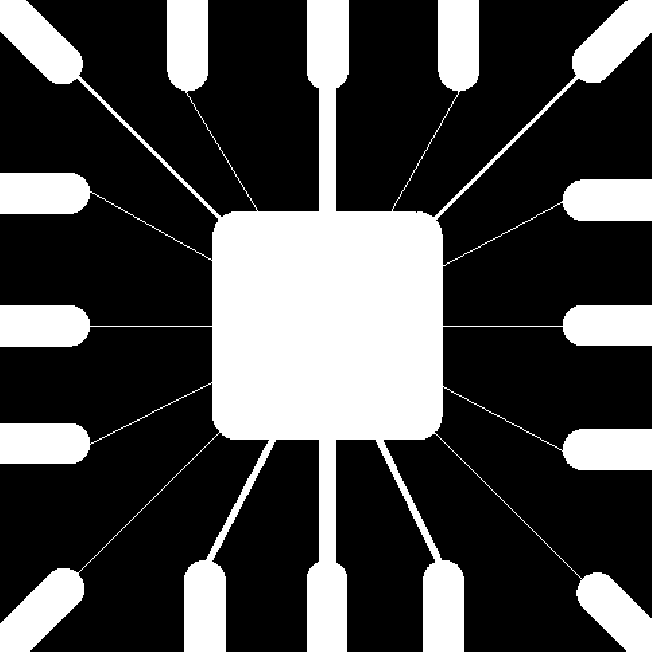
#> input picture imagenes/erosion1.png, 652 x 652 px
$ jupyter execute 13-01-erosion-galore.ipynb
#> lines starting #> are read from the running program, lines starting #| are printed output that depends on the picture; after the words box and inside, x2 and y2 are one past the last pixel; in counts of white or black regions, pixels touching at a corner belong together
[cell 1]
from skimage.io import imread
from skimage.color import rgb2gray
from skimage.filters import threshold_otsu
from scipy.ndimage.morphology import binary_erosion, binary_dilation
import numpy as np
import matplotlib.pyplot as plt

[cell 2]
im = rgb2gray(imread('imagenes/erosion1.png'))
#> im: shape (652, 652) float64; values 0 (black) and 1 (white), 28% white; 1 white region, box (x1, y1, x2, y2) and area: (0, 0, 652, 652) 119197
thres = threshold_otsu(im)
#> thres = 0.00195
im = (im > thres).astype(np.uint8)

eroded1 = binary_erosion(im, structure=np.ones((11, 11)))
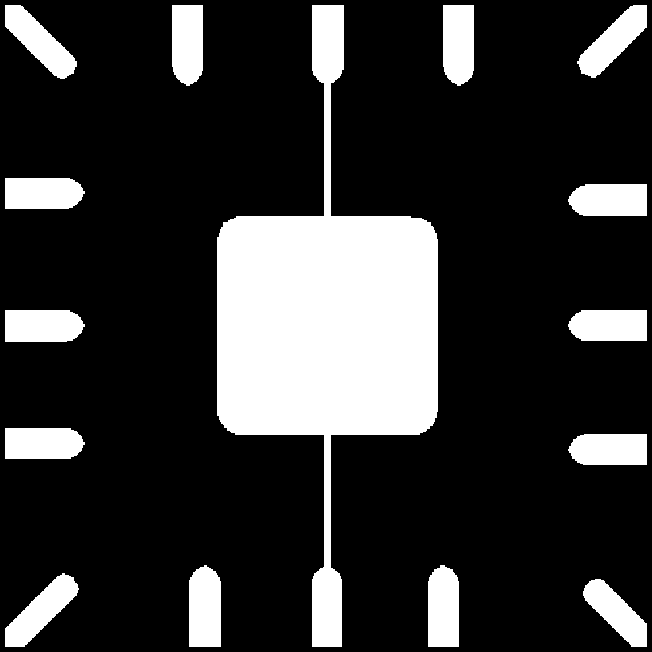
#> eroded1: shape (652, 652) bool; 20.4% white; 15 white regions, largest, box (x1, y1, x2, y2) and area: (217, 5, 438, 647) 54336, (189, 565, 221, 647) 2438, (428, 565, 459, 647) 2371
eroded2 = binary_erosion(im, structure=np.ones((15, 15)))
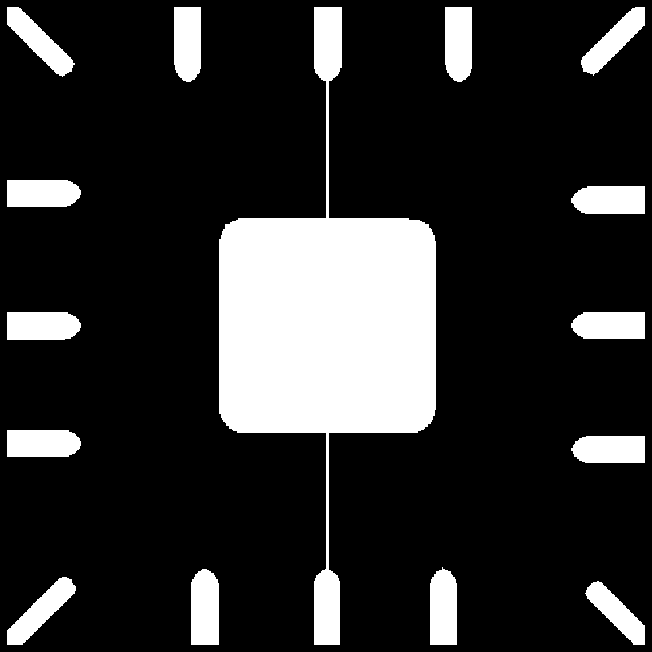
#> eroded2: shape (652, 652) bool; 18% white; 15 white regions, largest, box (x1, y1, x2, y2) and area: (219, 7, 436, 645) 50708, (191, 569, 219, 645) 2000, (7, 312, 81, 340) 1938
eroded3 = binary_erosion(im, structure=np.ones((45, 45)))
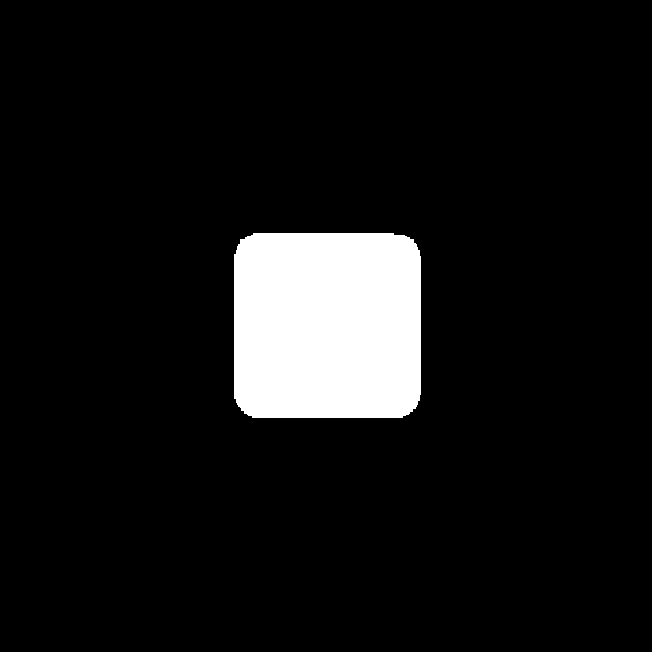
#> eroded3: shape (652, 652) bool; 8% white; 1 white region, box (x1, y1, x2, y2) and area: (234, 233, 421, 418) 33994

[cell 3]
plt.figure(figsize=(20, 20))
plt.gray()
plt.subplots_adjust(left=0, right=1, bottom=0, top=0.95, hspace=0.05, wspace=0.05)

plt.subplot(221), plt.imshow(im), plt.axis('off')
plt.title('thresholded original image (otsu)', size=20)

plt.subplot(222), plt.imshow(eroded1), plt.axis('off')
plt.title('eroded image (11x11 square)', size=20)

plt.subplot(223), plt.imshow(eroded2), plt.axis('off')
plt.title('eroded image (15x15 square)', size=20)

plt.subplot(224), plt.imshow(eroded3), plt.axis('off')
plt.title('eroded image (45x45 square)', size=20)

[cell 4]
im = np.ones((100, 100))
im = np.pad(im, pad_width=10, mode='constant', constant_values=0)

plt.imshow(im)
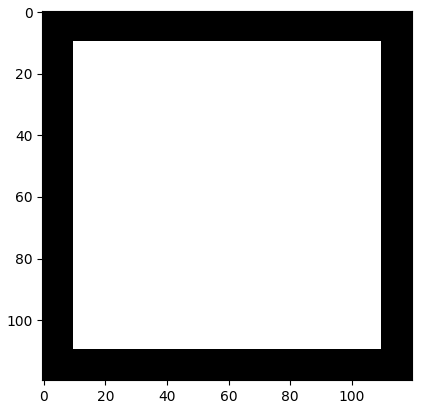
#> figure drawn by matplotlib, 1 panel

[cell 5]
def test(im, structure):
  eroded1 = binary_erosion(im, structure=structure)

  plt.figure(figsize=(12, 36))
  plt.gray()
  plt.subplots_adjust(left=0, right=1, bottom=0, top=0.95, hspace=0.05, wspace=0.05)

  plt.subplot(131), plt.imshow(im), plt.axis('off')
  plt.title("original", size=20)

  plt.subplot(132), plt.imshow(structure), plt.axis('off')
  plt.title(f"structure {structure.shape}", size=20)

  plt.subplot(133), plt.imshow(eroded1), plt.axis('off')
  plt.title(f"eroded {structure.shape}", size=20)

[cell 6]
test(im, np.ones((25, 25)))
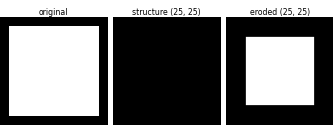
#> figure drawn by matplotlib, 3 panels

[cell 7]
test(im, np.ones((100, 25)))
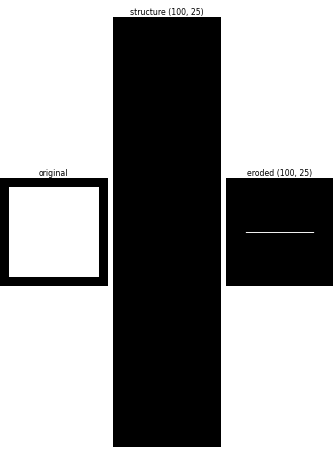
#> figure drawn by matplotlib, 3 panels

[cell 8]
test(im, np.ones((25, 100)))
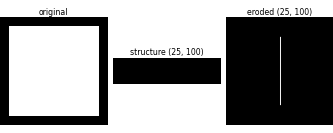
#> figure drawn by matplotlib, 3 panels

[cell 9]
def cross(ancho):
  a1=int(ancho/3)
  a2=int(ancho*2/3)
  cruz=np.zeros((ancho,ancho))
  cruz[:,a1:a2]=1
  cruz[a1:a2,:]=1
  return cruz

[cell 10]
test(im, cross(45))
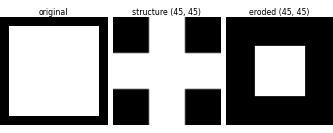
#> figure drawn by matplotlib, 3 panels

[cell 11]
def rombus(n):
#> called with n = 45
  romb=np.ones((n,n))
  m = n // 2
  # make a rombus shape
  for i in range(m):
    for j in range(i, m):
      romb[i, m - j - 1] = 0
      romb[i, m + j + 1] = 0
      romb[n - i - 1, m - j - 1] = 0
      romb[n - i - 1, m + j + 1] = 0


  return romb

[cell 12]
test(im, rombus(45))
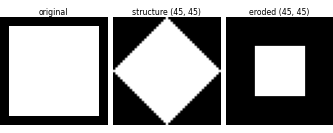
#> figure drawn by matplotlib, 3 panels

[cell 13]
test(im, 1 - cross(45))
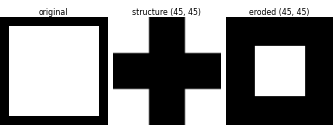
#> figure drawn by matplotlib, 3 panels
